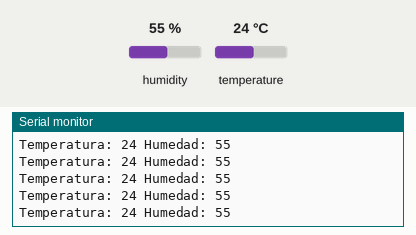
This sketch was run on a simulated Arduino Uno, built with avr-gcc and run on an emulated ATmega328P. On the bench: the last lines printed to the serial monitor. The inputs (shaded band) are chosen by the test bench; at power-on: humidity 55 %, temperature 24 °C.

Above: at 2.8 s.
2.9 s: humidity set to 22 %
At 4.19 s:
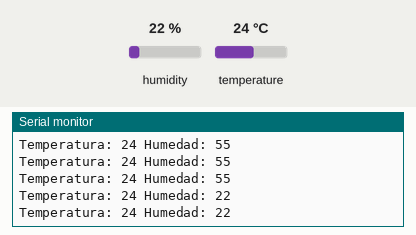
8.9 s: temperature set to 12 °C
At 8.96 s:
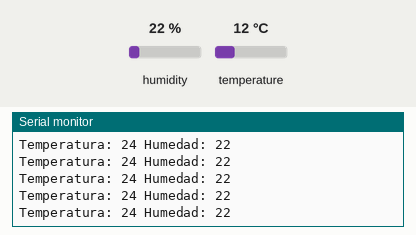
14.9 s: humidity set to 40 %
At 14.96 s:
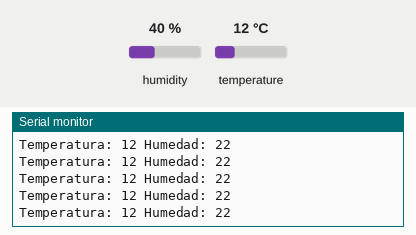
Timing chart, 0 to 17.9 s (numbered marks = the images above; inputs shaded):
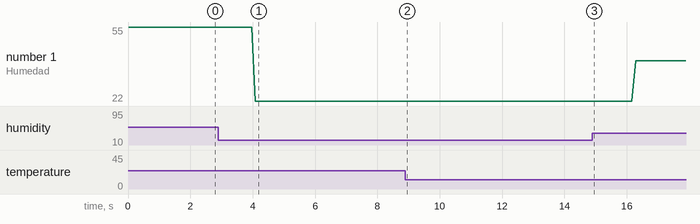

The sketch:

Sensor_humedad_DHT11.ino
```cpp
/*
  Capitulo 7 de Arduino desde cero en Español
  Programa que utiliza el sensor DHT22 o DHT11 para obtener datos de temperatura
  y humedad. Deben instalarse la Librerias "DHT Sensor Library" y "Adafruit Unified Sensor".

  Autor: bitwiseAr

*/

#include <DHT.h>    // importa la Librerias
#include <DHT_U.h>

int Pin_SENSOR = 2;     // pin DATA de DHT11 a pin digital 2
int TEMPERATURA;
int HUMEDAD;

DHT dht(Pin_SENSOR, DHT11);   // creacion del objeto, cambiar segundo parametro
        // por DHT22 si se utiliza en lugar del DHT11
void setup(){
  Serial.begin(9600);   // inicializacion de monitor serial
  dht.begin();      // inicializacion de sensor
}

void loop(){
  TEMPERATURA = dht.readTemperature();  // obtencion de valor de temperatura
  HUMEDAD = dht.readHumidity();   // obtencion de valor de humedad
  Serial.print("Temperatura: ");  // escritura en monitor serial de los valores
  Serial.print(TEMPERATURA);
  Serial.print(" Humedad: ");
  Serial.println(HUMEDAD);
  delay(100);
}
```

Measured:
- after the input at 2.9 s, the serial monitor: prints a new line after 1.2 s (image 1)
- plotted number 1: 55 → 22 after the input at 2.9 s, 22 → 40 after the input at 14.9 s
